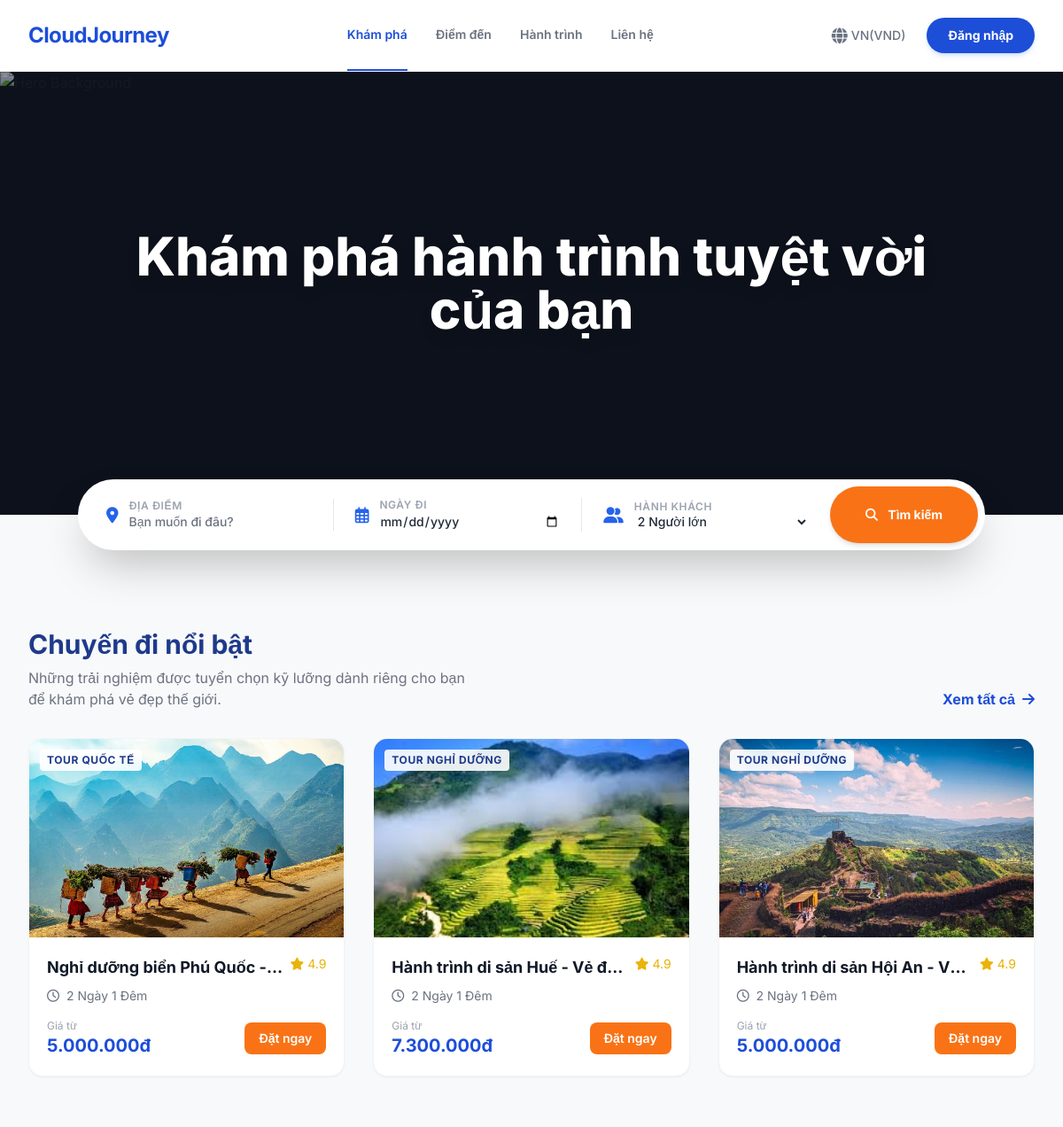
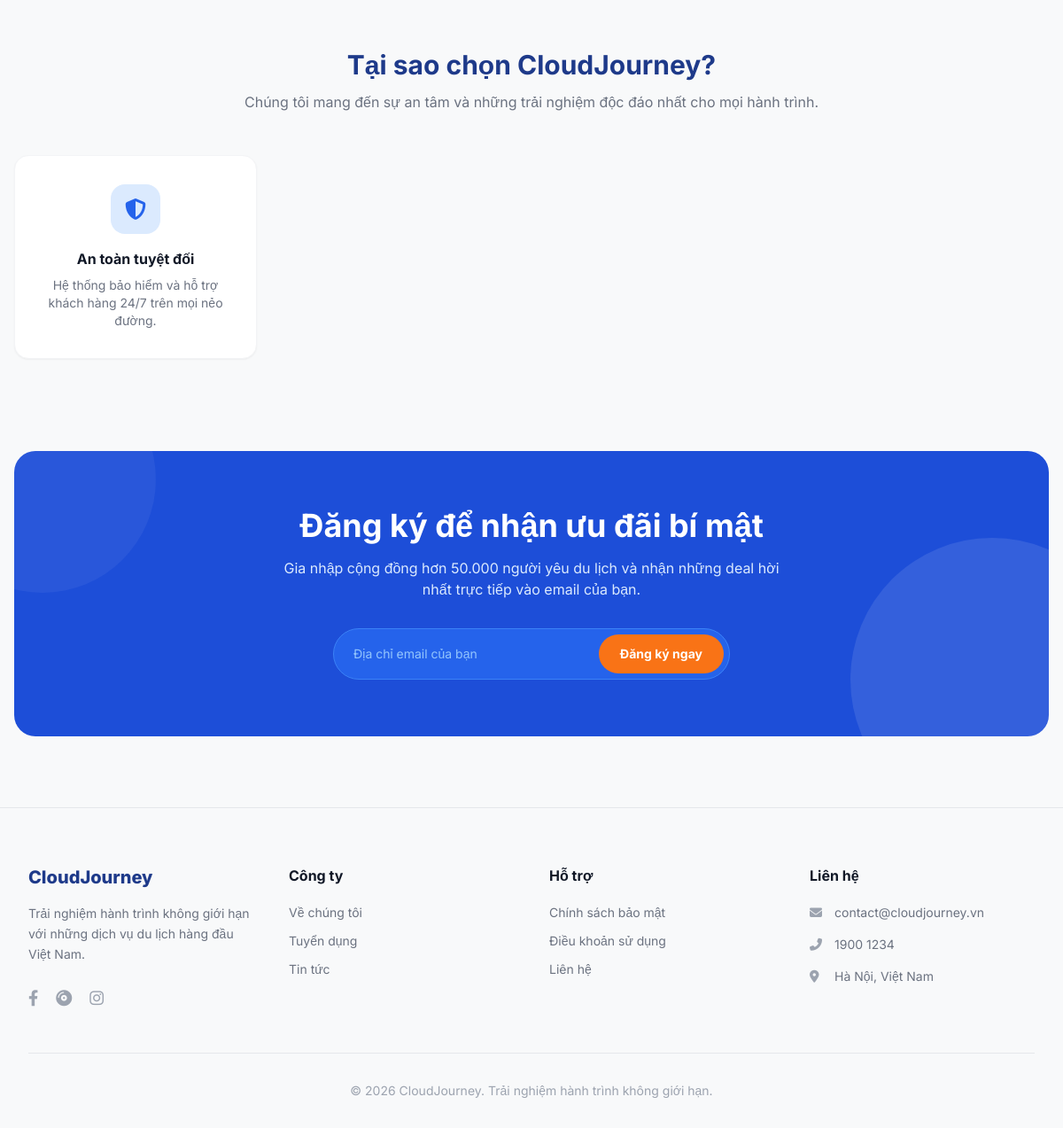
The page /public/index.php on the database its author committed (2 pictures, top to bottom).
### tables this page shows
CREATE TABLE `tours` (
  `id` int(11) NOT NULL,
  `category_id` int(11) NOT NULL,
  `name` varchar(255) NOT NULL,
  `image` varchar(255) DEFAULT 'default_tour.jpg',
  `gallery` longtext DEFAULT NULL CHECK (json_valid(`gallery`)),
  `price` int(11) NOT NULL,
  `rate` decimal(3,1) DEFAULT NULL,
  `review_count` int(11) DEFAULT 0,
  `discount` int(11) DEFAULT 0,
  `departure_date` date NOT NULL,
  `duration` varchar(100) DEFAULT '3 ngày 2 đêm',
  `duration_days` int(11) DEFAULT 1,
  `departure_location` varchar(100) NOT NULL,
  `available_seats` int(11) NOT NULL,
  `status` enum('active','hidden') DEFAULT 'active',
  `description` text DEFAULT NULL,
  `itinerary` longtext DEFAULT NULL CHECK (json_valid(`itinerary`))
);

CREATE TABLE `categories` (
  `id` int(11) NOT NULL,
  `name` varchar(100) NOT NULL,
  `description` text DEFAULT NULL
);

### app/controllers/HomeController.php (called while the page is built)
<?php
class HomeController extends Controller {
    public function index() {
        $tourModel = $this->model('TourModel');
        $tours = $tourModel->getAllTours();
        $this->view('home/index', [
            'tours' => $tours,
            'loi_chao' => 'Danh sách Tour du lịch mới nhất'
        ]);
    }
}
?>

### app/core/App.php (called while the page is built, shortened)
<?php
class App {
    protected $method = 'index';
    public function __construct() {
        $url = $this->parseUrl();
        $this->controller = new $this->controller;
        $this->params = $url ? array_values($url) : [];
        call_user_func_array([$this->controller, $this->method], $this->params);
    }
}
?>

### public/index.php (called while the page is built, shortened)
<?php
require_once '../app/core/App.php';
require_once '../app/core/Controller.php';
$app = new App();
?>

### app/core/Database.php (called while the page is built, shortened)
<?php
class Database {
    private $host = "localhost";
    private $user = "root";
    private $pass = "";
    private $dbname = "project";
    public function __construct() {
        try {
            $this->conn = new PDO("mysql:host=$this->host;dbname=$this->dbname;charset=utf8", $this->user, $this->pass);
        } catch(PDOException $e) {
            die("Error connect database... " . $e->getMessage());
        }
    }
}
?>

### app/models/TourModel.php (called while the page is built, shortened)
<?php
require_once '../app/core/Database.php';
class TourModel extends Database {
    public function getAllTours($keyword = "", $max_price = "", $ratings = [], $duration = "", $sort = "popular", $people = 0, $limit = 10, $offset = 0, $departure_date="") {
        $sql = "SELECT tours.*, categories.name as category_name FROM tours JOIN categories ON tours.category_id = categories.id WHERE tours.status = 'active'";
        $params = [];
        if ($sort === 'price_asc') $sql .= " ORDER BY tours.price ASC";
        elseif ($sort === 'price_desc') $sql .= " ORDER BY tours.price DESC";
        else $sql .= " ORDER BY tours.review_count DESC, tours.id DESC";
        $sql .= " LIMIT " . (int)$limit . " OFFSET " . (int)$offset;
        $stmt = $this->conn->prepare($sql);
        $stmt->execute($params);
        return $stmt->fetchAll(PDO::FETCH_ASSOC);
    }
}
?>

### app/views/home/index.php (the view, shortened to what this page needs)
<?php require_once '../app/views/inc/header.php'; ?>
<section class="relative bg-gray-900 h-[500px]">
    <img src="https://images.unsplash.com/photo-1528181304800-259b08848526?q=80&w=1920&auto=format&fit=crop" class="absolute inset-0 w-full h-full object-cover opacity-80" alt="Hero Background">
    <div class="absolute inset-0 bg-black bg-opacity-30"></div>
    <div class="relative z-10 flex flex-col justify-center items-center h-full text-center px-4">
        <h1 class="text-4xl md:text-5xl lg:text-6xl font-extrabold text-white mb-6 drop-shadow-lg">
            Khám phá hành trình tuyệt vời<br>của bạn
        </h1>
    </div>
    <div class="absolute -bottom-10 left-1/2 transform -translate-x-1/2 w-11/12 max-w-5xl bg-white rounded-full shadow-2xl p-2 z-20 hidden md:block">
        <form action="/Project/public/index.php" method="GET" class="flex items-center justify-between w-full h-16">
            <div class="flex-1 flex items-center px-6 border-r border-gray-200">
                <i class="fas fa-map-marker-alt text-blue-600 text-lg mr-3"></i>
                <div class="flex flex-col w-full">
                    <span class="text-xs text-gray-400 font-semibold uppercase tracking-wider">Địa điểm</span>
                    <input type="text" name="keyword" placeholder="Bạn muốn đi đâu?" class="w-full text-sm text-gray-800 font-medium focus:outline-none placeholder-gray-500">
                </div>
            </div>
            <div class="flex-1 flex items-center px-6 border-r border-gray-200">
                <i class="far fa-calendar-alt text-blue-600 text-lg mr-3"></i>
                <div class="flex flex-col w-full">
                    <span class="text-xs text-gray-400 font-semibold uppercase tracking-wider">Ngày đi</span>
                    <input type="date" name="date" class="w-full text-sm text-gray-800 font-medium focus:outline-none text-gray-500">
                </div>
            </div>
            <div class="flex-1 flex items-center px-6">
                <i class="fas fa-user-friends text-blue-600 text-lg mr-3"></i>
                <div class="flex flex-col w-full">
                    <span class="text-xs text-gray-400 font-semibold uppercase tracking-wider">Hành khách</span>
                    <select name="guests" class="w-full text-sm text-gray-800 font-medium focus:outline-none bg-transparent">
                        <option value="2" selected>2 Người lớn</option>
                    </select>
                </div>
            </div>
            <button type="submit" class="bg-orange-500 hover:bg-orange-600 text-white h-full px-10 rounded-full font-bold transition-colors text-sm shadow-md whitespace-nowrap">
                <i class="fas fa-search mr-2"></i> Tìm kiếm
            </button>
        </form>
    </div>
</section>
<div class="h-20"></div>
<section class="max-w-7xl mx-auto px-4 sm:px-6 lg:px-8 py-12">
    <div class="flex justify-between items-end mb-8">
        <div>
            <h2 class="text-3xl font-bold text-blue-900 mb-2">Chuyến đi nổi bật</h2>
            <p class="text-gray-500">Những trải nghiệm được tuyển chọn kỹ lưỡng dành riêng cho bạn<br>để khám phá vẻ đẹp thế giới.</p>
        </div>
        <div>
            <a href="/Project/public/index.php?url=tour/index" class="text-blue-700 font-bold hover:text-orange-500 transition flex items-center">
                Xem tất cả <i class="fas fa-arrow-right ml-2"></i>
            </a>
        </div>
    </div>
    <div class="grid grid-cols-1 md:grid-cols-3 gap-8">
        <?php if (!empty($tours)): ?>
            <?php
            $featuredTours = array_slice($tours, 0, 3);
            foreach ($featuredTours as $tour):
            ?>
            <div class="bg-white rounded-2xl shadow-sm border border-gray-100 overflow-hidden hover:shadow-xl transition-shadow group">
                <div class="relative h-56 overflow-hidden">
                    <img src="<?= htmlspecialchars($tour['image']) ?>" class="w-full h-full object-cover group-hover:scale-110 transition-transform duration-500" alt="<?= htmlspecialchars($tour['name']) ?>">
                    <span class="absolute top-3 left-3 bg-white/90 backdrop-blur-sm text-blue-900 px-2 py-1 text-xs font-bold uppercase tracking-wider rounded">
                        <?= htmlspecialchars($tour['category_name'] ?? 'Tour') ?>
                    </span>
                </div>
                <div class="p-5">
                    <div class="flex justify-between items-start mb-2">
                        <h3 class="font-bold text-lg text-gray-900 line-clamp-1" title="<?= htmlspecialchars($tour['name']) ?>">
                            <?= htmlspecialchars($tour['name']) ?>
                        </h3>
                        <div class="flex items-center text-yellow-500 text-sm ml-2 whitespace-nowrap"><i class="fas fa-star mr-1"></i>4.9</div>
                    </div>
                    <p class="text-gray-500 text-sm mb-4"><i class="far fa-clock mr-1"></i> <?= htmlspecialchars($tour['duration']) ?></p>
                    <div class="flex justify-between items-center mt-4">
                        <div>
                            <p class="text-xs text-gray-400">Giá từ</p>
                            <p class="text-blue-700 font-bold text-xl"><?= number_format($tour['price'], 0, ',', '.') ?>đ</p>
                        </div>
                        <a href="index.php?controller=tour&action=detail&id=<?= $tour['id'] ?>" class="bg-orange-500 hover:bg-orange-600 text-white px-4 py-2 rounded-lg text-sm font-semibold transition">
                            Đặt ngay
                        </a>
                    </div>
                </div>
            </div>
            <?php endforeach; ?>
        <?php endif; ?>
    </div>
</section>
<section class="max-w-7xl mx-auto px-4 py-16 text-center">
    <h2 class="text-3xl font-bold text-blue-900 mb-3">Tại sao chọn CloudJourney?</h2>
    <p class="text-gray-500 mb-12">Chúng tôi mang đến sự an tâm và những trải nghiệm độc đáo nhất cho mọi hành trình.</p>
    <div class="grid grid-cols-1 md:grid-cols-4 gap-6">
        <div class="bg-white p-8 rounded-2xl shadow-sm border border-gray-100">
            <div class="w-14 h-14 bg-blue-100 text-blue-600 rounded-2xl flex items-center justify-center mx-auto mb-4 text-2xl"><i class="fas fa-shield-alt"></i></div>
            <h4 class="font-bold text-gray-900 mb-2">An toàn tuyệt đối</h4>
            <p class="text-sm text-gray-500">Hệ thống bảo hiểm và hỗ trợ khách hàng 24/7 trên mọi nẻo đường.</p>
        </div>
    </div>
</section>
<section class="max-w-7xl mx-auto px-4 py-10 mb-10">
    <div class="bg-blue-700 rounded-3xl p-10 md:p-16 flex flex-col items-center text-center relative overflow-hidden">
        <div class="absolute -top-24 -left-24 w-64 h-64 bg-white opacity-5 rounded-full"></div>
        <div class="absolute -bottom-24 -right-24 w-80 h-80 bg-white opacity-10 rounded-full"></div>
        <h2 class="text-3xl md:text-4xl font-bold text-white mb-4 z-10">Đăng ký để nhận ưu đãi bí mật</h2>
        <p class="text-blue-100 mb-8 max-w-xl z-10">Gia nhập cộng đồng hơn 50.000 người yêu du lịch và nhận những deal hời nhất trực tiếp vào email của bạn.</p>
        <form class="w-full max-w-md flex bg-blue-600 p-1.5 rounded-full z-10 border border-blue-500">
            <input type="email" placeholder="Địa chỉ email của bạn" class="flex-1 bg-transparent text-white px-4 focus:outline-none placeholder-blue-300 text-sm">
            <button type="button" class="bg-orange-500 hover:bg-orange-600 text-white font-bold py-3 px-6 rounded-full transition text-sm">
                Đăng ký ngay
            </button>
        </form>
    </div>
</section>
<?php require_once '../app/views/inc/footer.php'; ?>

### app/views/inc/header.php (style rules this page uses)
body { font-family: 'Inter', sans-serif; }

### rows shown on the page
tours: image (picture), category.name "TOUR QUỐC TẾ", name "Nghỉ dưỡng biển Phú Quốc…", duration "2 Ngày 1 Đêm", price "5.000.000"
tours: image (picture), category.name "TOUR NGHỈ DƯỠNG", name "Hành trình di sản Huế - Vẻ…", duration "2 Ngày 1 Đêm", price "7.300.000"
tours: image (picture), category.name "TOUR NGHỈ DƯỠNG", name "Hành trình di sản Hội An -…", duration "2 Ngày 1 Đêm", price "5.000.000"
